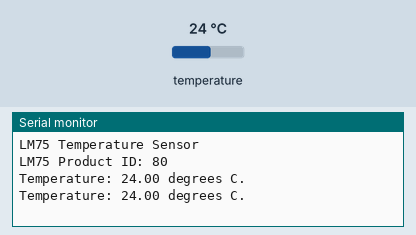
Recording of a sketch running on a simulated Arduino Uno, built with avr-gcc and run on an emulated ATmega328P. On the bench: the last lines printed to the serial monitor. Wiring (inferred from the names in the program): LM75 temperature sensor at I2C address 0x4F. The inputs (shaded band) are chosen by the test bench; at power-on: temperature 24 °C.

Above: at 2.3 s.
2.4 s: temperature set to 12 °C
At 3.5 s:
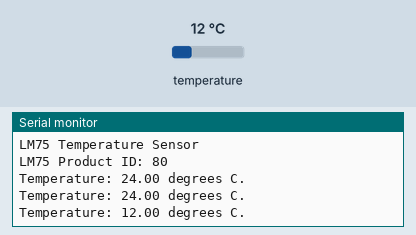
4.5 s: temperature set to 19 °C
At 5.7 s:
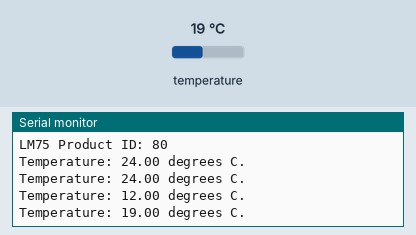
Timing chart, 0 to 7.5 s (numbered marks = the images above; inputs shaded):
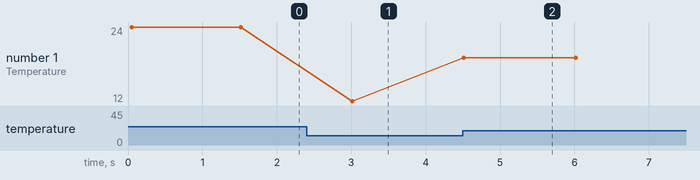

Measured:
- after the input at 2.4 s, the serial monitor: prints a new line after 0.61 s (image 1)
- after the input at 4.5 s, the serial monitor: prints a new line at once (image 2)
- plotted number 1: 24 → 12 after the input at 2.4 s, 12 → 19 after the input at 4.5 s

The sketch:

BareBones.ino
```cpp
//===============================================================
// LM75 Temperature sensor demo for MakerSpace presentation.
//
// Shows how much messing about with I2C/TWI there is in order
// to read the temperature and product id from an LM75A/B sensor.
//
// The LM75A/B can do a lot more than shown here, for the sake of
// brevity, I'm not getting in too deep!
//
//
// Norman Dunbar.
// 16 June 2026.
//===============================================================

#include <Wire.h>


// Function prototypes.
void LM75_begin(const int address, uint32_t clockHZ);
void LM75_end();
void LM75_setRegister(const int address, const int reg);
uint8_t LM75_getProductId(const int address);
float LM75_getCurrentTemperature(const int address);


// Where is my sensor?
const int LM75_ADDRESS = 0x4F;

// Bus speed in Hz.
const uint32_t LM75_CLOCK_HZ = 100000;    // 100 KHz.

// LM75 registers.
const int LM75_TEMPERATURE_REG = 0;
const int LM75_PRODUCT_ID_REG = 7;

// Product ID is unknown.
const uint8_t LM75_UNKNOWN_ID = 255;


//===============================================================
//                                                          SETUP
//===============================================================
void setup() {
    uint8_t productID;

    // Start up I2C as a controller. Talking to the sensor
    // at 100 KHz.
    LM75_begin(LM75_ADDRESS, LM75_CLOCK_HZ);

    // Need the Serial Monitor for output.
    Serial.begin(9600);
    Serial.println("LM75 Temperature Sensor");
    Serial.print("LM75 Product ID: ");

    productID = LM75_getProductId(LM75_ADDRESS);
    if (productID == LM75_UNKNOWN_ID)
        Serial.println("Unknown");
    else
        Serial.println(productID);
}


//===============================================================
//                                                           LOOP
//===============================================================
void loop() {

    // Read the temperature.
    float result = LM75_getCurrentTemperature(LM75_ADDRESS);

    // Print it out with much messing with Serial!
    Serial.print("Temperature: ");
    Serial.print(result);
    Serial.println(" degrees C.");

    // Delay is usually a bad thing, but here we are not doing
    // anything else,
    delay(1500);
}


// Initailises the LM75 sensor with a bus speed as required.
void LM75_begin(const int address, uint32_t clockHZ) {
    Wire.begin(address);
    Wire.setClock(clockHZ);
}

// Shuts down the Wire bus for the LM75. This is needed in
// sketches where the bus might be needed by another sensor.
// In this simple demo, it is never called.
void LM75_end() {
    Wire.end();
}


// Configures the LM75 with the register we wish to
// read from, until changed. Ends the write transaction
// when done.
void LM75_setRegister(const int address, const int reg) {
    Wire.beginTransmission(address);
    Wire.write(reg);
    Wire.endTransmission(true);
}


// Returns the product ID byte for the LM75 sensor
// attached. If not present will return 0xFF instead.
uint8_t LM75_getProductId(const int address) {
    uint8_t productID;

    // Select the product id register.
    LM75_setRegister(address, LM75_PRODUCT_ID_REG);

    // Theres only one byte.
    Wire.requestFrom(address, 1, true);

    // Fetch it.
    if (Wire.available())
        productID = Wire.read();

    // Reset default register to temperature.
    LM75_setRegister(address, LM75_TEMPERATURE_REG);

    // Return the product id.
    return productID;
}


float LM75_getCurrentTemperature(const int address) {
    // Storage for result
    int8_t tempData[2];
    int16_t result = 0;

    // Two bytes required.
    Wire.requestFrom(address, 2, true);

    // Fetch degrees & fractions as an 11 bit value.
    // Multiply by 0.125 to convert to degrees Celcius.
    if (Wire.available()) {
        tempData[0] = Wire.read();
        tempData[1] = Wire.read() & 0b11100000; // Bits 7--5 only.
        result = ((int16_t)(tempData[0])<<3) + (tempData[1] >> 5);
    }

    return result * 0.125;
}
```
